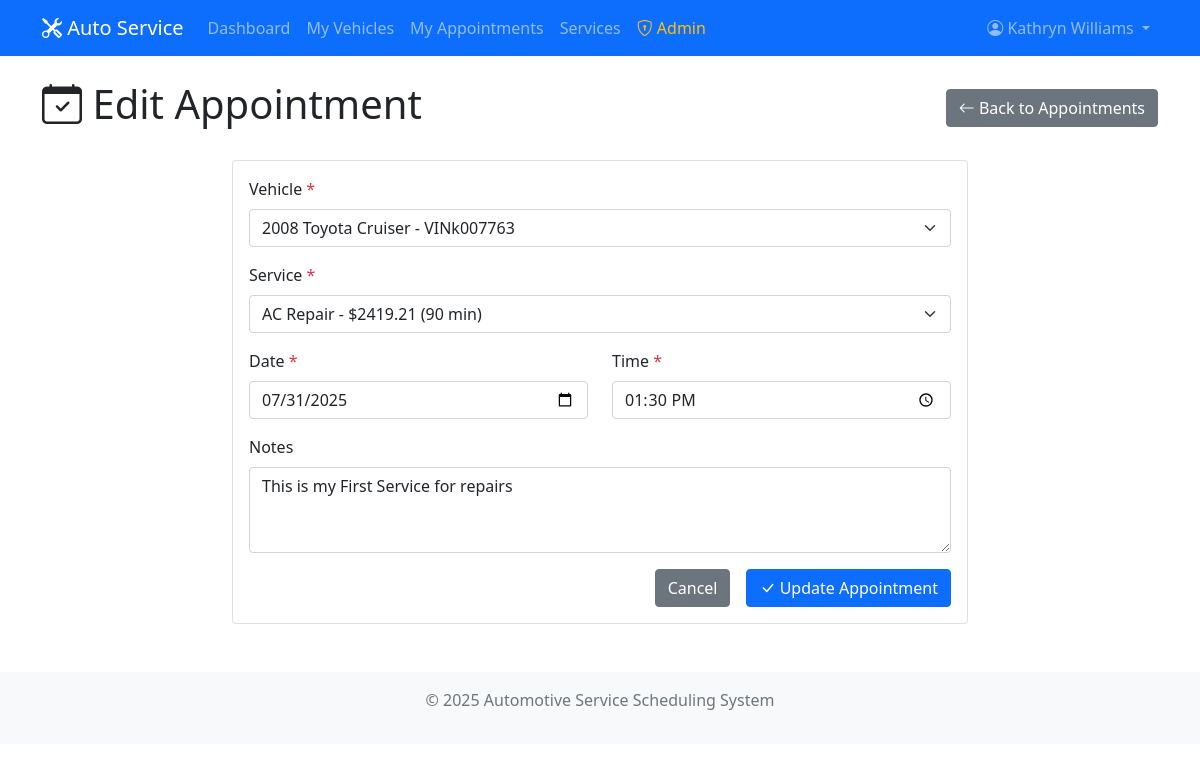
Before: /appointments/edit/1 (signed in) with the older database file.
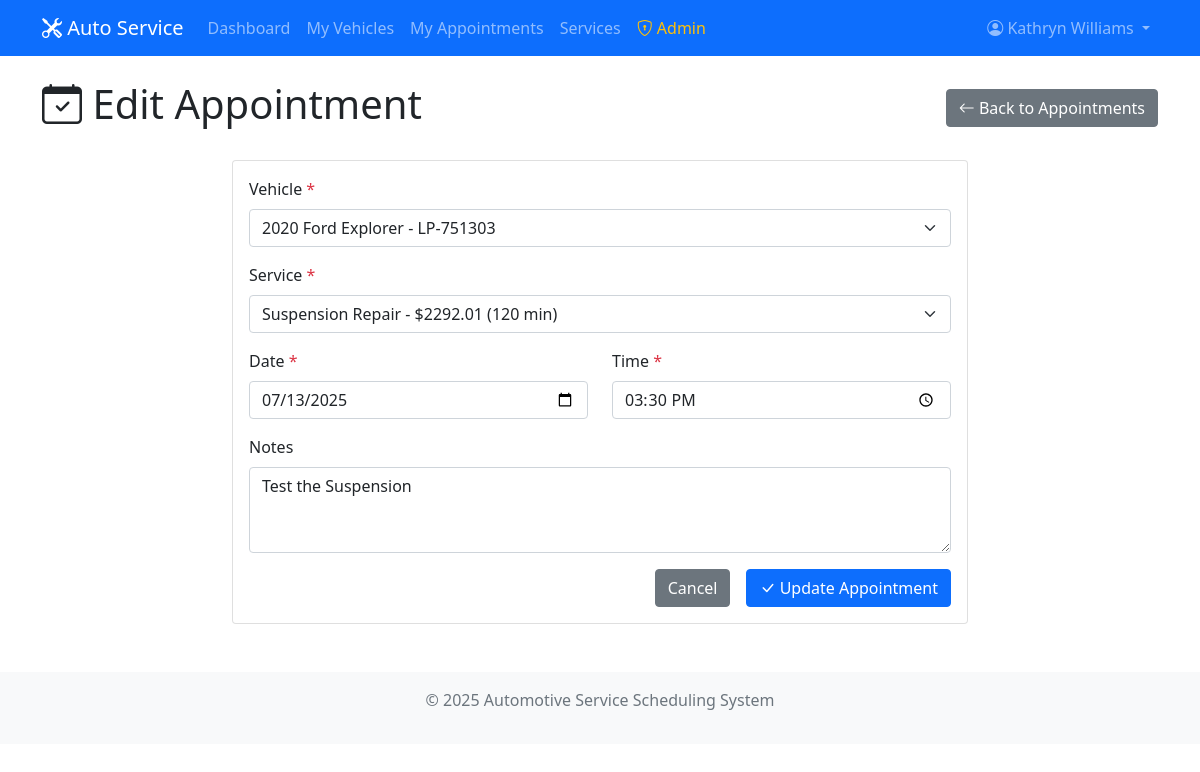
After: the same page with the newer database file.
### tables this page shows
CREATE TABLE appointments (
    id INTEGER PRIMARY KEY AUTOINCREMENT,
    customer_id INTEGER NOT NULL,
    vehicle_id INTEGER NOT NULL,
    service_id INTEGER NOT NULL,
    appointment_date DATE NOT NULL,
    appointment_time TIME NOT NULL,
    status TEXT DEFAULT 'scheduled',
    notes TEXT,
    created_at TIMESTAMP DEFAULT CURRENT_TIMESTAMP,
    FOREIGN KEY (customer_id) REFERENCES customers (id),
    FOREIGN KEY (vehicle_id) REFERENCES vehicles (id),
    FOREIGN KEY (service_id) REFERENCES services (id)
);

CREATE TABLE vehicles (
    id INTEGER PRIMARY KEY AUTOINCREMENT,
    customer_id INTEGER NOT NULL,
    make TEXT NOT NULL,
    model TEXT NOT NULL,
    year INTEGER NOT NULL,
    vin TEXT UNIQUE,
    license_plate TEXT,
    color TEXT,
    mileage INTEGER,
    created_at TIMESTAMP DEFAULT CURRENT_TIMESTAMP,
    FOREIGN KEY (customer_id) REFERENCES customers (id)
);

CREATE TABLE services (
    id INTEGER PRIMARY KEY AUTOINCREMENT,
    name TEXT NOT NULL,
    description TEXT,
    estimated_duration INTEGER NOT NULL, -- in minutes
    price DECIMAL(10,2) NOT NULL,
    is_active BOOLEAN DEFAULT 1
);

### app.py (the view, shortened to what this page needs)
@app.route('/appointments/edit/<int:appointment_id>', methods=['GET', 'POST'])
@login_required
def edit_appointment(appointment_id):
    customer_id = session['customer_id']
    conn = get_db_connection()
    appointment = conn.execute(
        'SELECT * FROM appointments WHERE id = ? AND customer_id = ?',
        (appointment_id, customer_id)
    ).fetchone()
    if not appointment:
        flash('Appointment not found.', 'error')
        conn.close()
        return redirect(url_for('my_appointments'))
    if appointment['status'] != 'scheduled':
        flash('Only scheduled appointments can be edited.', 'warning')
        conn.close()
        return redirect(url_for('my_appointments'))
    vehicles = conn.execute(
        'SELECT * FROM vehicles WHERE customer_id = ? ORDER BY make, model',
        (customer_id,)
    ).fetchall()
    services = conn.execute(
        'SELECT * FROM services WHERE is_active = 1 ORDER BY name'
    ).fetchall()
    conn.close()
    current_customer = get_current_customer()
    return render_template('edit_appointment.html',
                         appointment=appointment,
                         vehicles=vehicles,
                         services=services,
                         current_customer=current_customer)

### app.py (called while the page is built)
def get_db_connection():
    conn = sqlite3.connect(DATABASE)
    conn.row_factory = sqlite3.Row
    return conn

def login_required(f):
    @wraps(f)
    def decorated_function(*args, **kwargs):
        if 'customer_id' not in session:
            flash('Please log in to access this page.', 'warning')
            return redirect(url_for('login'))
        return f(*args, **kwargs)
    return decorated_function

def get_current_customer():
    if 'customer_id' not in session:
        return None
    conn = get_db_connection()
    customer = conn.execute(
        'SELECT * FROM customers WHERE id = ?',
        (session['customer_id'],)
    ).fetchone()
    conn.close()
    return customer

### templates/edit_appointment.html (shortened to what this page needs)
{% extends "base.html" %}
{% block content %}
<div class="row">
    <div class="col-12">
        <div class="d-flex justify-content-between align-items-center mb-4">
            <h1>
                <i class="bi bi-calendar-check"></i> Edit Appointment
            </h1>
            <a href="{{ url_for('my_appointments') }}" class="btn btn-secondary">
                <i class="bi bi-arrow-left"></i> Back to Appointments
            </a>
        </div>
    </div>
</div>
<div class="row">
    <div class="col-md-8 mx-auto">
        <div class="card">
            <div class="card-body">
                <form method="POST">
                    <div class="mb-3">
                        <label for="vehicle_id" class="form-label">Vehicle <span class="text-danger">*</span></label>
                        <select class="form-select" id="vehicle_id" name="vehicle_id" required>
                            {% for vehicle in vehicles %}
                            <option value="{{ vehicle.id }}" {% if vehicle.id == appointment.vehicle_id %}selected{% endif %}>
                                {{ vehicle.year }} {{ vehicle.make }} {{ vehicle.model }}{% if vehicle.license_plate %} - {{ vehicle.license_plate }}{% endif %}
                            </option>
                            {% endfor %}
                        </select>
                    </div>
                    <div class="mb-3">
                        <label for="service_id" class="form-label">Service <span class="text-danger">*</span></label>
                        <select class="form-select" id="service_id" name="service_id" required>
                            {% for service in services %}
                            <option value="{{ service.id }}" {% if service.id == appointment.service_id %}selected{% endif %}>
                                {{ service.name }} - ${{ "%.2f"|format(service.price) }} ({{ service.estimated_duration }} min)
                            </option>
                            {% endfor %}
                        </select>
                    </div>
                    <div class="row">
                        <div class="col-md-6 mb-3">
                            <label for="appointment_date" class="form-label">Date <span class="text-danger">*</span></label>
                            <input type="date" class="form-control" id="appointment_date" name="appointment_date"
                                   value="{{ appointment.appointment_date }}" required>
                        </div>
                        <div class="col-md-6 mb-3">
                            <label for="appointment_time" class="form-label">Time <span class="text-danger">*</span></label>
                            <input type="time" class="form-control" id="appointment_time" name="appointment_time"
                                   value="{{ appointment.appointment_time }}" required>
                        </div>
                    </div>
                    <div class="mb-3">
                        <label for="notes" class="form-label">Notes</label>
                        <textarea class="form-control" id="notes" name="notes" rows="3"
                                  placeholder="Any special instructions or notes...">{{ appointment.notes or '' }}</textarea>
                    </div>
                    <div class="d-grid gap-2 d-md-flex justify-content-md-end">
                        <a href="{{ url_for('my_appointments') }}" class="btn btn-secondary me-md-2">Cancel</a>
                        <button type="submit" class="btn btn-primary">
                            <i class="bi bi-check-lg"></i> Update Appointment
                        </button>
                    </div>
                </form>
            </div>
        </div>
    </div>
</div>
{% endblock %}

Changed rows visible on the page:
changed appointments: vehicle_id "2008 Toyota Cruiser - VINk007763" → "2020 Ford Explorer - LP-751303"; service_id "AC Repair - $2419.21 (90 min)" → "Suspension Repair - $2292.01 (120 min)"; appointment_date "07/31/2025" → "07/13/2025"; appointment_time "13:30" → "15:30"; notes "This is my First Service for repairs" → "Test the Suspension"
